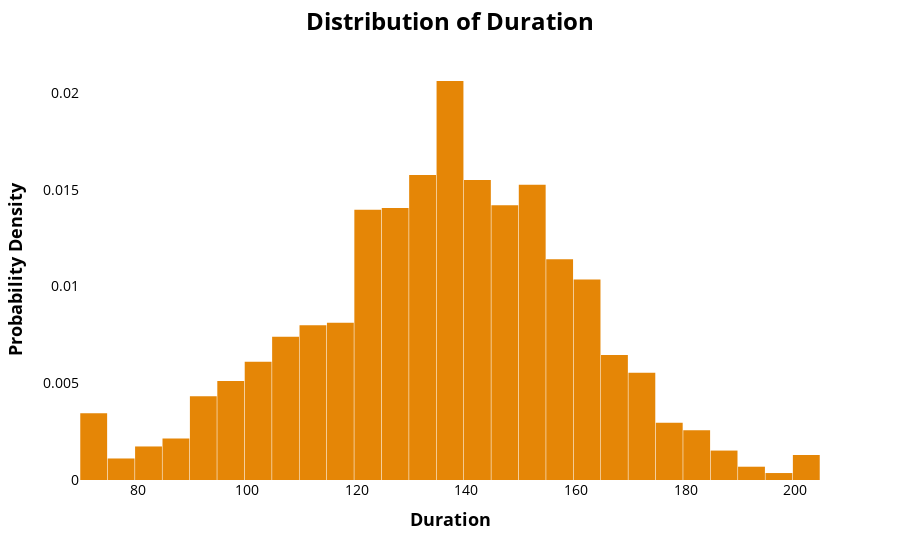

The notebook cell saved with this chart:
### Markdown cell above
#### 5. Distribution of Duration

### Code cell
duration = px.histogram(df, x = 'Duration', histnorm='probability density', nbins = 40,
                        color_discrete_sequence = px.colors.qualitative.Vivid)
duration.update_traces(selector=dict(type='histogram'))
duration.update_layout(title='<b>Distribution of Duration</b>', title_x=0.5, title_pad=dict(t=20), title_font=dict(size=24), 
                       xaxis_title='<b>Duration</b>', yaxis_title='<b>Probability Density</b>', xaxis=dict(showgrid=False,
                       title_font=dict(size=18),color='black'), yaxis=dict(showgrid=False,title_font=dict(size=18),color='black'),
                       bargap=0.02, plot_bgcolor = 'white',title_font_color="black")
duration.update_xaxes(tickfont_size=14, color ='black')
duration.update_yaxes(tickfont_size=14)
duration.show()

### Figure 1 — Plotly figure (JSON) as saved in the notebook; plotly's stock layout.template omitted (floating-point values rounded to 4 significant figures; data arrays with more than 128 entries replaced by an {"elided": "..."} marker saying what was removed)
{"data": [{"alignmentgroup": "True", "bingroup": "x", "histnorm": "probability density", "hovertemplate": "Duration=%{x}<br>probability density=%{y}<extra></extra>", "legendgroup": "", "marker": {"color": "rgb(229, 134, 6)", "pattern": {"shape": ""}}, "name": "", "nbinsx": 40, "offsetgroup": "", "orientation": "v", "showlegend": false, "type": "histogram", "x": {"elided": "12235 int values"}, "xaxis": "x", "yaxis": "y"}], "layout": {"bargap": 0.02, "barmode": "relative", "legend": {"tracegroupgap": 0}, "margin": {"t": 60}, "plot_bgcolor": "white", "title": {"font": {"color": "black", "size": 24}, "pad": {"t": 20}, "text": "<b>Distribution of Duration</b>", "x": 0.5}, "xaxis": {"anchor": "y", "color": "black", "domain": [0, 1], "showgrid": false, "tickfont": {"size": 14}, "title": {"font": {"size": 18}, "text": "<b>Duration</b>"}}, "yaxis": {"anchor": "x", "color": "black", "domain": [0, 1], "showgrid": false, "tickfont": {"size": 14}, "title": {"font": {"size": 18}, "text": "<b>Probability Density</b>"}}}}
